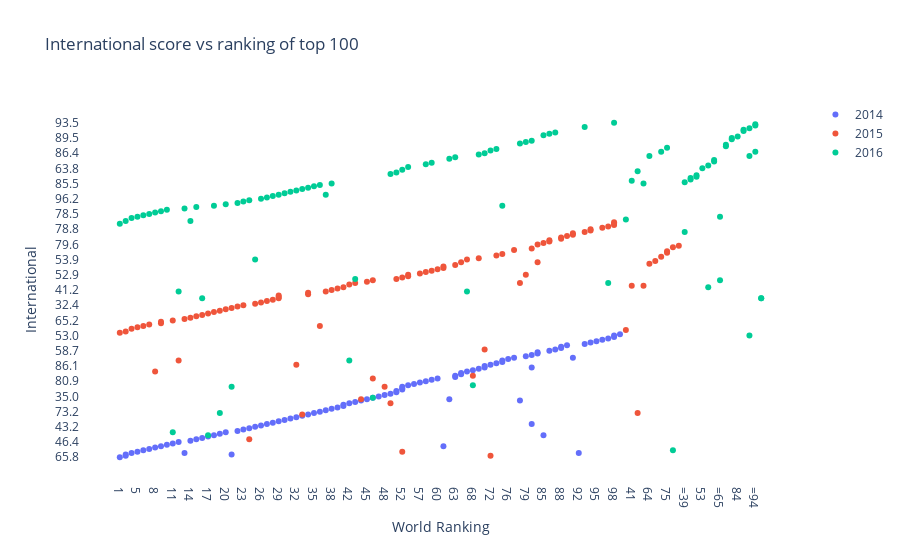

Here is the notebook cell this chart was saved with:
### Code cell
# create figure
fig=go.Figure()

# create trace 1
trace_2014 = go.Scatter(
    x=df_2014["world_rank"],
    y=df_2014['international'],
    mode="markers",
    name='2014'
)

fig.add_trace(trace_2014)

# create trace 2
trace_2015 = go.Scatter(
    x=df_2015["world_rank"],
    y=df_2015['international'],
    mode="markers",
    name='2015'
)

fig.add_trace(trace_2015)

# create trace 3
trace_2016 = go.Scatter(
    x=df_2016["world_rank"],
    y=df_2016['international'],
    mode="markers",
    name='2016'
)
fig.add_trace(trace_2016)

# edit layout
fig.update_layout(
    title='International score vs ranking of top 100',
    xaxis_title= "World Ranking",
    yaxis_title ="International",    
    plot_bgcolor='rgba(0,0,0,0)'   
)

fig.show()

### Figure 1 — Plotly figure (JSON) as saved in the notebook; plotly's stock layout.template omitted (floating-point values rounded to 4 significant figures)
{"data": [{"mode": "markers", "name": "2014", "type": "scatter", "x": ["1", "2", "2", "4", "5", "6", "7", "8", "9", "10", "11", "12", "13", "14", "15", "16", "17", "18", "19", "20", "21", "22", "23", "24", "25", "26", "27", "28", "29", "30", "31", "32", "33", "34", "35", "36", "37", "38", "39", "40", "40", "42", "43", "44", "45", "46", "47", "48", "49", "50", "50", "52", "52", "52", "55", "56", "57", "58", "59", "60", "61", "62", "63", "63", "65", "65", "67", "68", "69", "70", "70", "72", "73", "74", "74", "76", "77", "78", "79", "80", "80", "80", "83", "83", "85", "86", "87", "88", "88", "90", "91", "92", "93", "94", "95", "96", "97", "98", "98", "100"], "y": ["65.8", "66.2", "90.2", "68.0", "82.0", "59.6", "86.7", "57.3", "58.6", "91.8", "57.6", "46.4", "68.0", "96.7", "59.3", "40.6", "50.0", "49.5", "55.6", "70.0", "90.2", "34.4", "29.6", "58.1", "43.2", "94.3", "42.4", "67.8", "41.1", "32.3", "84.2", "81.7", "61.8", "81.3", "77.8", "73.2", "98.2", "86.0", "81.5", "41.8", "35.6", "44.6", "80.3", "29.4", "60.6", "31.7", "35.0", "91.4", "33.7", "44.2", "42.6", "37.7", "27.5", "53.7", "56.3", "34.3", "77.0", "80.9", "48.1", "33.8", "58.6", "60.6", "79.7", "51.5", "67.7", "67.1", "58.5", "61.3", "74.2", "43.4", "86.1", "84.8", "66.6", "91.1", "49.2", "91.0", "78.3", "29.4", "75.0", "76.8", "42.4", "43.4", "52.6", "58.3", "49.5", "58.7", "63.1", "35.4", "28.6", "47.5", "78.3", "68.0", "36.4", "54.4", "50.7", "65.5", "40.5", "89.1", "53.0", "51.3"]}, {"mode": "markers", "name": "2015", "type": "scatter", "x": ["1", "2", "3", "4", "5", "6", "7", "8", "9", "9", "11", "12", "13", "14", "15", "16", "17", "18", "19", "20", "21", "22", "23", "24", "25", "26", "27", "28", "29", "29", "29", "32", "33", "34", "34", "36", "37", "38", "39", "40", "41", "42", "43", "44", "45", "46", "46", "48", "49", "50", "51", "52", "52", "54", "55", "55", "57", "58", "59", "60", "61", "61", "63", "64", "65", "66", "67", "68", "69", "70", "71", "72", "73", "74", "75", "75", "77", "78", "79", "80", "81", "82", "83", "83", "85", "86", "86", "88", "88", "90", "91", "91", "93", "94", "94", "96", "97", "98", "98", "98"], "y": ["67.0", "67.6", "90.7", "69.0", "87.8", "84.3", "61.2", "58.5", "92.7", "59.8", "65.2", "49.2", "96.6", "68.3", "59.7", "43.8", "49.8", "50.5", "59.0", "71.2", "36.7", "90.6", "32.4", "59.3", "94.9", "47.9", "68.9", "33.1", "56.4", "43.9", "33.6", "84.8", "81.3", "87.4", "98.8", "84.3", "64.3", "41.2", "79.0", "87.0", "37.0", "46.5", "81.9", "60.6", "91.3", "33.8", "35.3", "53.7", "44.6", "30.3", "77.8", "34.9", "82.0", "37.0", "62.3", "52.9", "47.8", "37.4", "29.0", "83.6", "92.5", "94.5", "50.1", "59.5", "80.4", "36.0", "53.9", "51.5", "70.8", "63.1", "77.9", "66.2", "78.7", "76.6", "91.2", "42.7", "60.5", "81.9", "52.9", "55.7", "56.6", "55.0", "80.4", "79.6", "38.7", "38.8", "51.4", "51.1", "56.1", "49.1", "40.3", "32.2", "42.9", "69.4", "78.8", "28.3", "39.1", "53.2", "64.0", "57.5"]}, {"mode": "markers", "name": "2016", "type": "scatter", "x": ["1", "2", "3", "4", "5", "6", "7", "8", "9", "10", "11", "12", "13", "14", "15", "16", "17", "18", "19", "20", "21", "22", "23", "24", "25", "26", "27", "28", "29", "30", "31", "32", "33", "34", "35", "36", "37", "38", "=39", "=39", "41", "42", "43", "=44", "=44", "46", "=47", "=47", "49", "50", "51", "52", "53", "54", "55", "=56", "=56", "58", "59", "=60", "=60", "62", "63", "64", "=65", "=65", "67", "68", "69", "70", "71", "72", "73", "74", "75", "=76", "=76", "78", "79", "80", "81", "=82", "=82", "84", "85", "86", "87", "=88", "=88", "=90", "=90", "=90", "93", "=94", "=94", "=94", "97", "98", "=99", "=99"], "y": ["64.0", "94.4", "76.3", "91.5", "84.0", "77.2", "78.5", "96.0", "97.9", "65.0", "70.0", "64.3", "61.9", "94.4", "73.5", "56.4", "49.5", "63.9", "77.8", "56.5", "53.7", "57.1", "93.6", "89.8", "53.9", "96.2", "93.8", "73.1", "62.8", "49.3", "98.6", "51.2", "87.1", "90.5", "68.6", "45.8", "62.8", "85.5", "42.9", "61.5", "71.5", "49.2", "30.3", "58.4", "99.5", "31.7", "39.5", "70.3", "62.6", "33.0", "57.8", "93.3", "63.8", "85.5", "94.6", "87.0", "84.4", "66.5", "80.5", "89.3", "44.9", "55.8", "39.0", "51.0", "84.0", "35.3", "64.3", "56.3", "82.4", "86.4", "76.1", "69.2", "87.6", "63.9", "40.8", "85.8", "51.8", "58.2", "33.9", "90.3", "59.6", "83.3", "89.5", "60.3", "30.9", "92.3", "29.1", "26.1", "95.5", "51.0", "74.1", "53.0", "87.3", "63.6", "52.7", "76.1", "81.9", "93.5", "56.4", "56.4"]}], "layout": {"plot_bgcolor": "rgba(0,0,0,0)", "title": {"text": "International score vs ranking of top 100"}, "xaxis": {"title": {"text": "World Ranking"}}, "yaxis": {"title": {"text": "International"}}}}
